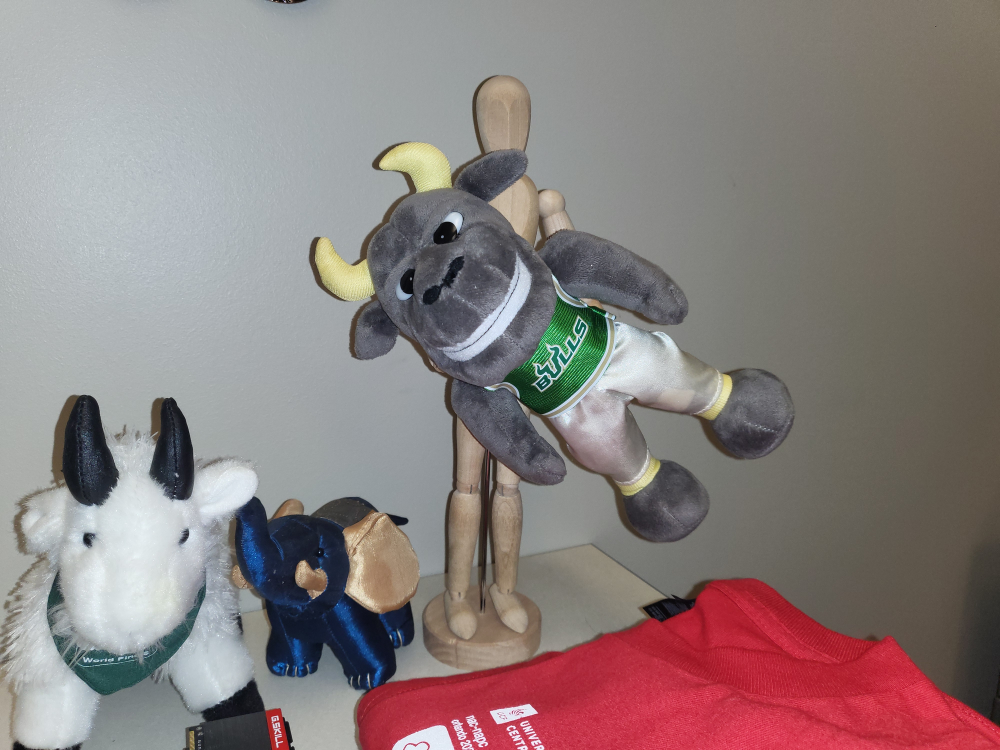
#> input picture tests/2.png, 2000 x 1500 px, given in place of reference.png, which was not available (shown at 1/2 size)
$ python project2.py
#> lines starting #> are read from the running program, lines starting #| are printed output that depends on the picture; pictures that were not available may be replaced by others from this repository, and a replacement may not be noted
import cv2
import numpy as np
import random

# helper functions
# # get Euclidean distance of 2 vectors
# def euclidean_distance(vec1, vec2):
#     return np.sqrt(np.sum((vec1 - vec2) ** 2))

# get Euclidean distance of one descriptor to all other descriptors
def euclidean_dist(descriptors, ref_descriptor):
    return np.sqrt(np.sum((descriptors - ref_descriptor) ** 2, axis=1)) # axis=1 to sum across the array descriptor as opposed to axis=0 which sums down

# check if 3 points are basically collinear
def check_collinear(p1, p2, p3, thresh=0.001):
    area = abs((p1[0]*(p2[1]-p3[1]) + p2[0]*(p3[1]-p1[1]) + p3[0]*(p1[1]-p2[1])) / 2.0)
    return area < thresh

# stage 1- load images
# load test and reference images
def load_images():
    ref_img = cv2.imread('reference.png')
    filename = input().rstrip()
    test_img = cv2.imread(filename, cv2.IMREAD_COLOR)

    if ref_img is None: # error handling
        raise FileNotFoundError("Reference image not found.")
    if test_img is None:
        raise FileNotFoundError(f"Test image: {filename} not found.")
    return ref_img, test_img

# stage 2- extract keypoints
# use sift to get all keypoints and descriptors
def sift_get_keypts(image):
    gray = cv2.cvtColor(image, cv2.COLOR_BGR2GRAY) # convert to grayscale
    sift = cv2.SIFT_create()  # create sift object to perform sift detection
    keypt, des = sift.detectAndCompute(gray, None) # get list of keypoints and corresponding descriptor array Nx128
    return keypt, des

# stage 3- filter best keypoints
# keep the top 3000 keypoints by response for both images
def filter_top_keypoints(kp_ref, des_ref, kp_test, des_test, max_kp=3000):
    responses_ref = np.array([keypt.response for keypt in kp_ref]) # get the strength of each keypoint and store in arrays using the .response operator
    responses_test = np.array([keypt.response for keypt in kp_test])

    ref_idx = np.argsort(responses_ref)[::-1][:max_kp] # get indices that would sort the responses in ascending order, then reverse to descending order
    test_idx = np.argsort(responses_test)[::-1][:max_kp]

    # return filtered keypoints and descriptors for both images
    return ([kp_ref[i] for i in ref_idx], des_ref[ref_idx], [kp_test[i] for i in test_idx], des_test[test_idx])

# stage 4- keypoint matching
# match descriptors using lowe’s ratio test
def match_kps(des_ref_filtered, des_test_filtered, thresh=0.7):
    good_matches = []
    for ref_idx in range(len(des_ref_filtered)):  # loop through each reference descriptor
        d_ref = des_ref_filtered[ref_idx]  # current reference descriptor
        all_diffs = np.sqrt(np.sum((des_test_filtered - d_ref) ** 2, axis=1))  # compute euclidean distances to all test descriptors
        smallest_two = np.argsort(all_diffs)[:2]  # get indices of the two smallest distances
        best, second = all_diffs[smallest_two[0]], all_diffs[smallest_two[1]]  # best and second-best match distances
        if best / second < thresh:  # apply lowe's ratio test
            good_matches.append((ref_idx, smallest_two[0]))  # keep matches that pass ratio test
    return good_matches  # return consistent matches

# stage 5- ransac
# estimate affine transformation using random sampling
def ransac_affine(kp_ref, kp_test, matches, num_iters=3000, thresh=5.0):
    ref_pts = np.array([kp_ref[i].pt for i, j in matches], dtype=np.float32)  # extract source keypoint coordinates
    test_pts = np.array([kp_test[j].pt for i, j in matches], dtype=np.float32)  # extract destination keypoint coordinates

    best = {'inliers': 0, 'matrix': None}  # store best model found

    for a in range(num_iters):  # repeat for 3000 iterations
        sel = np.random.choice(len(matches), 3, replace=False)  # randomly choose 3 point pairs
        ref_sample, test_sample = ref_pts[sel], test_pts[sel]  # get the sample points

        if check_collinear(*ref_sample):  # skip if points are collinear
            continue

        try:  # try to compute affine matrix for sample
            M = cv2.getAffineTransform(ref_sample, test_sample)
        except:
            continue  # skip invalid transformation

        # compute determinant to check if transformation is valid
        a, b, c, d = M[0, 0], M[0, 1], M[1, 0], M[1, 1]
        det = abs(a * d - b * c)
        if not (0.001 < det < 1000):  # reject degenerate transformations
            continue

        # project all reference points using current affine matrix
        projected = np.dot(ref_pts, M[:, :2].T) + M[:, 2]

        # compute distances between projected and actual test points
        errors = np.sqrt(np.sum((projected - test_pts) ** 2, axis=1))
        inliers = errors < thresh  # mark inliers within distance threshold
        count = np.count_nonzero(inliers)  # count total inliers

        if count > best['inliers']:  # update best model if current one is better
            best = {'inliers': count, 'matrix': M, 'mask': inliers}

    if best['matrix'] is None:  # return none if no valid model found
        return None, None

    if best['inliers'] > 3:  # refine affine matrix using all inliers
        best['matrix'] = fit_affine_least_squares(ref_pts[best['mask']], test_pts[best['mask']])

    return best['matrix'], best['mask']  # return final affine matrix and inlier mask


# stage 6: refine affine matrix using least squares fitting
def fit_affine_least_squares(src_pts, dst_pts):
    N = src_pts.shape[0]  # num of pt matches

    # initialize least squares formula: A_mat * affine coeefficient = b_vec
    A_mat = np.zeros((2 * N, 6)) # A_mat has 2N rows (x and y equations per point) and 6 unknowns (affine parameters)
    b_vec = np.zeros((2 * N,))

    # build A_mat and b_vec using the point correspondences
    for i in range(N):
        x, y = src_pts[i] # source point coordinates
        x_p, y_p = dst_pts[i] # corresponding destination point coordinates

        # fill x-equation row: a*x + b*y + tx = x'
        A_mat[2 * i, :3] = [x, y, 1]
        b_vec[2 * i] = x_p

        # fill y-equation row: c*x + d*y + ty = y'
        A_mat[2 * i + 1, 3:] = [x, y, 1]
        b_vec[2 * i + 1] = y_p

    # solve for affine parameters using least squares to minimize total squared error between projected and actual points
    aff_values, *_ = np.linalg.lstsq(A_mat, b_vec)

    # reshape into a 2x3 affine transformation matrix
    M = np.array([
        [aff_values[0], aff_values[1], aff_values[2]],  # first row: [a, b, tx]
        [aff_values[3], aff_values[4], aff_values[5]]   # second row: [c, d, ty]
    ])
    return M  # return refined affine transformation matrix

# stage 7- bounding box
# build bounding box
def compute_bounding_box(ref_img, M):
    ref_h, ref_w = ref_img.shape[:2] # get reference image dimensions
    ref_corners = np.array([[0,0],[ref_w,0],[ref_w,ref_h],[0,ref_h]]) # transform reference bounding box corners to test image

    # apply affine transformation to each corner point
    test_corners = np.array([
        [M[0,0]*x + M[0,1]*y + M[0,2], M[1,0]*x + M[1,1]*y + M[1,2]]
        for x, y in ref_corners
    ])

    # find center and dimensions from transformed corners
    center = np.mean(test_corners, axis=0) # compute avg of the 4 transformed corner coordinates
    X, Y = int(round(center[0])), int(round(center[1])) #  center of bounding box in test image

    scale_x = np.sqrt(M[0,0]**2 + M[1,0]**2) # get bounding box height/width from the scale of the transformation using scale of the transformation matrix
    scale_y = np.sqrt(M[0,1]**2 + M[1,1]**2)
    H = round(ref_h * (scale_x + scale_y) / 2) # height is the scaled reference height

    A = round(np.degrees(np.arctan2(M[1,0], M[0,0])) % 360) # get angle from transformation matrix M
    X = max(0, min(X, 1999))
    Y = max(0, min(Y, 1499))
    H = max(1, min(H, 1499))

    return X, Y, H, A # display final output

# main function
def main():
    ref_img, test_img = load_images() # load images
#> in load_images, ref_img is the input picture: shape (1500, 2000, 3); mean B, G, R 126.8, 127.5, 138.9
#> the answer given: tests/2.png
    kp_ref, des_ref = sift_get_keypts(ref_img) # get keypoints and descriptors for reference image using sift
#> in sift_get_keypts, `gray = cv2.cvtColor(image, cv2.COLOR_BGR2GRAY)`:
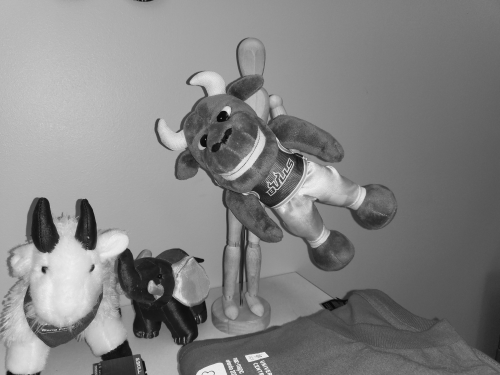
#> gray: shape (1500, 2000) (shown at 1/4 size); min 0, max 255, mean 130.8
#> in sift_get_keypts, `keypt, des = sift.detectAndCompute(gray, None)`: keypt = 2932 keypoints; strongest (x, y, size): (1086, 771, 1.9), (1092, 766, 2.1), (1087, 760, 2.2), (175, 1078, 16.7)
#> kp_ref has the same summary as keypt in sift_get_keypts
    kp_test, des_test = sift_get_keypts(test_img) # get keypoints and descriptors for test image using sift
#> kp_test has the same summary as keypt in sift_get_keypts

    kp_ref_filtered, des_ref_filtered, kp_test_filtered, des_test_filtered = filter_top_keypoints(kp_ref, des_ref, kp_test, des_test, max_kp=3000) # keep only the best keypoints
#> in filter_top_keypoints, `responses_ref = np.array([keypt.response for keypt in kp_ref])`: responses_ref = 2932 values, max 0.0952 at index 2271, min 0.0133 at index 1426, mean 0.0292
#> in filter_top_keypoints, `responses_test = np.array([keypt.response for keypt in kp_test])`: responses_test has the same summary as responses_ref
#> in filter_top_keypoints, `ref_idx = np.argsort(responses_ref)[::-1][:max_kp]`: ref_idx = 2932 values, max 2931 at index 1713, min 0 at index 2295, mean 1465.5
#> in filter_top_keypoints, `test_idx = np.argsort(responses_test)[::-1][:max_kp]`: test_idx has the same summary as ref_idx
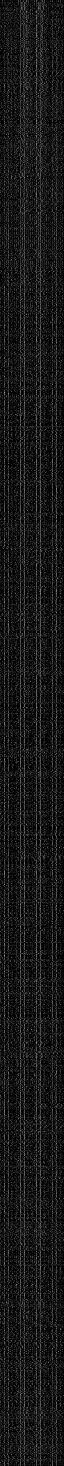
#> des_ref_filtered: shape (2932, 128) float32 (shown at 1/2 size); min 0, max 214, mean 24.3
#> kp_ref_filtered has the same summary as keypt in sift_get_keypts; kp_test_filtered has the same summary as keypt in sift_get_keypts

    matches = match_kps(des_ref_filtered, des_test_filtered) # match descriptors using lowe's ratio
#> the loop in match_kps, `for ref_idx in range(len(des_ref_filtered)):` made 2932 passes
#> (smallest_two, second) on passes 1 to 3: ([0, 4], 123.7), ([1, 3], 162.5), ([2, 61], 204.1)
#> after the loop in match_kps, `for ref_idx in range(len(des_ref_filtered)):`: good_matches = 2932 pairs, first value 0 to 2931, second value 0 to 2931
#> matches has the same summary as good_matches in match_kps
    if len(matches) < 3:
        print("0 0 0 0")
        return

    M, inliers = ransac_affine(kp_ref_filtered, kp_test_filtered, matches) # get best affine transformation matrix and the inlier mask
#> in ransac_affine, `ref_pts = np.array([kp_ref[i].pt for i, j in matches], dtype=np.float32)`: ref_pts = 2932 pairs, first value 6.8 to 1964.6, second value 2.59 to 1496.9
#> in ransac_affine, `test_pts = np.array([kp_test[j].pt for i, j in matches], dtype=np.floa..`: test_pts has the same summary as ref_pts
#> the loop in ransac_affine, `for a in range(num_iters):` made 3000 passes
#> (sel, test_sample, area in check_collinear, M, b, c) on passes 1 to 3: ([2137, 836, 2398], [[514.3, 1183.4], [599.6, 1127.5], [1388.7, 1056]], 19019.5, [[1, 0, 0], [0, 1, 0]], 0, 0), ([1172, 1766, 1635], [[1198, 688.7], [888.9, 595.6], [809.8, 363.9]], 32130.9, [[1, 0, 0], [0, 1, 0]], 0, 0), ([2294, 2626, 977], [[950.9, 390.5], [987.7, 594.7], [935.4, 721.4]], 7676.5, [[1, 0, 0], [0, 1, 0]], 0, 0)
    if M is None:
        print("0 0 0 0")
        return

    X, Y, H, A = compute_bounding_box(ref_img, M) # print bounding box coordinates
    print(f"{X} {Y} {H} {A}")
#| 1000 750 1499 360

if __name__ == "__main__":
    main()

# ------------------------------------------------------------
# Project 2 Computer Vision (CAI4841)
# Joshua Maharaj U24183946
# Acknowledgment:
# Portions of this code such as the for loop from lines 131-141 in the
# fit_affine_least_squares function and the
# code to get the test corners from each point in the test image in lines 155-161
# were refined and modified using ChatGPt after debugging.
# ------------------------------------------------------------
